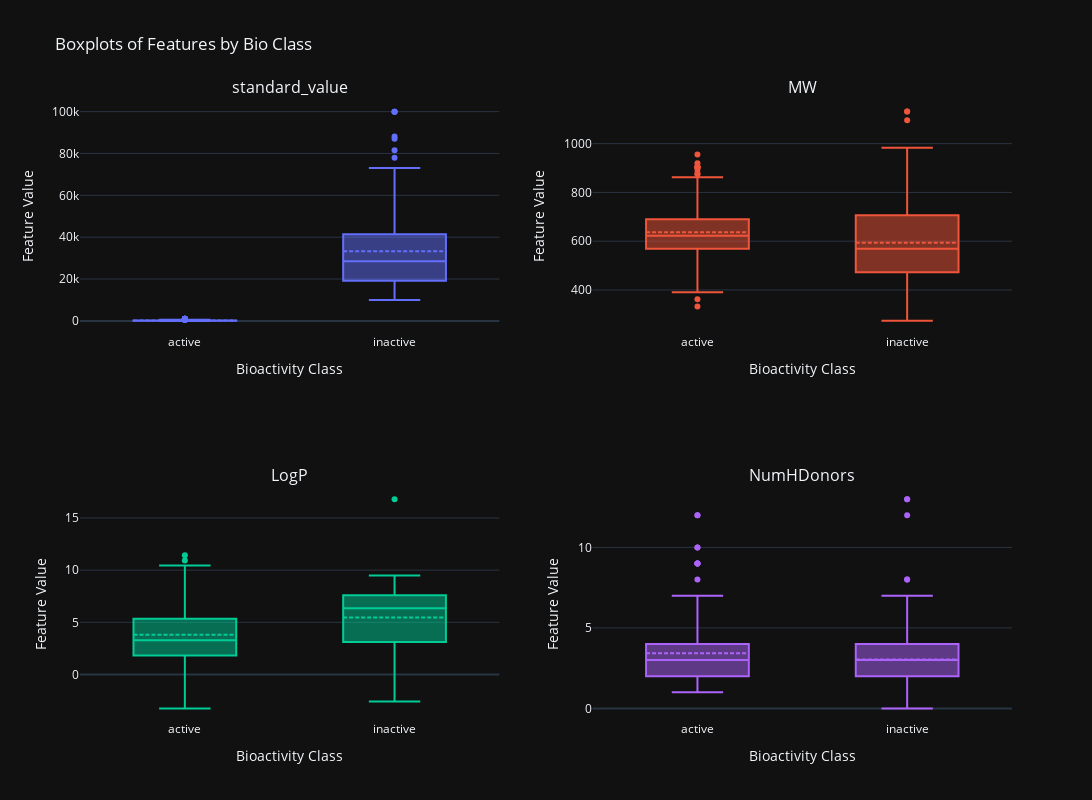

The code cell stored with this chart in its notebook:
### Code cell
import plotly.subplots as sp
import plotly.graph_objects as go

# Create a subplot for boxplots of each feature against bio_class
features = ['standard_value', 'MW', 'LogP', 'NumHDonors', 'NumHAcceptors']
fig = sp.make_subplots(rows=2, cols=2, subplot_titles=features[:4])

# Add boxplots for the first 4 features
for i, feature in enumerate(features[:4]):
    row = i // 2 + 1
    col = i % 2 + 1
    fig.add_trace(
        go.Box(
            x=df6['bio_class'],
            y=df6[feature],
            name=feature,
            boxmean=True
        ),
        row=row,
        col=col
    )

# Update layout with dark theme and spacing adjustments
fig.update_layout(
    height=800,
    width=1100,
    template="plotly_dark",
    title="Boxplots of Features by Bio Class",
    showlegend=False
)

# Update x-axis and y-axis titles
fig.update_xaxes(title_text="Bioactivity Class")
fig.update_yaxes(title_text="Feature Value")

# Show the figure
fig.show()

### Figure 1 — Plotly figure (JSON) as saved in the notebook; plotly's stock layout.template omitted (floating-point values rounded to 4 significant figures; data arrays with more than 128 entries replaced by an {"elided": "..."} marker saying what was removed)
{"data": [{"boxmean": true, "name": "standard_value", "type": "box", "x": {"elided": "425 str values"}, "xaxis": "x", "y": {"elided": "425 float values"}, "yaxis": "y"}, {"boxmean": true, "name": "MW", "type": "box", "x": {"elided": "425 str values"}, "xaxis": "x2", "y": {"elided": "425 float values"}, "yaxis": "y2"}, {"boxmean": true, "name": "LogP", "type": "box", "x": {"elided": "425 str values"}, "xaxis": "x3", "y": {"elided": "425 float values"}, "yaxis": "y3"}, {"boxmean": true, "name": "NumHDonors", "type": "box", "x": {"elided": "425 str values"}, "xaxis": "x4", "y": {"elided": "425 int values"}, "yaxis": "y4"}], "layout": {"annotations": [{"font": {"size": 16}, "showarrow": false, "text": "standard_value", "x": 0.225, "xanchor": "center", "xref": "paper", "y": 1, "yanchor": "bottom", "yref": "paper"}, {"font": {"size": 16}, "showarrow": false, "text": "MW", "x": 0.775, "xanchor": "center", "xref": "paper", "y": 1, "yanchor": "bottom", "yref": "paper"}, {"font": {"size": 16}, "showarrow": false, "text": "LogP", "x": 0.225, "xanchor": "center", "xref": "paper", "y": 0.375, "yanchor": "bottom", "yref": "paper"}, {"font": {"size": 16}, "showarrow": false, "text": "NumHDonors", "x": 0.775, "xanchor": "center", "xref": "paper", "y": 0.375, "yanchor": "bottom", "yref": "paper"}], "height": 800, "showlegend": false, "title": {"text": "Boxplots of Features by Bio Class"}, "width": 1100, "xaxis": {"anchor": "y", "domain": [0, 0.45], "title": {"text": "Bioactivity Class"}}, "xaxis2": {"anchor": "y2", "domain": [0.55, 1], "title": {"text": "Bioactivity Class"}}, "xaxis3": {"anchor": "y3", "domain": [0, 0.45], "title": {"text": "Bioactivity Class"}}, "xaxis4": {"anchor": "y4", "domain": [0.55, 1], "title": {"text": "Bioactivity Class"}}, "yaxis": {"anchor": "x", "domain": [0.625, 1], "title": {"text": "Feature Value"}}, "yaxis2": {"anchor": "x2", "domain": [0.625, 1], "title": {"text": "Feature Value"}}, "yaxis3": {"anchor": "x3", "domain": [0, 0.375], "title": {"text": "Feature Value"}}, "yaxis4": {"anchor": "x4", "domain": [0, 0.375], "title": {"text": "Feature Value"}}}}
